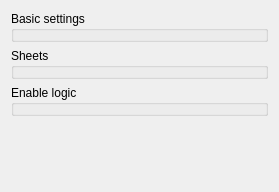
<?xml version="1.0" encoding="UTF-8"?>
<ui version="4.0">
 <class>Form</class>
 <widget class="QWidget" name="Form">
  <property name="geometry">
   <rect>
    <x>0</x>
    <y>0</y>
    <width>279</width>
    <height>192</height>
   </rect>
  </property>
  <property name="windowTitle">
   <string>Form</string>
  </property>
  <layout class="QVBoxLayout" name="verticalLayout">
   <item>
    <widget class="GroupBox" name="groupBox_2">
     <property name="title">
      <string>Basic settings</string>
     </property>
     <property name="template" stdset="0">
      <string>inspector-groupbox-room</string>
     </property>
    </widget>
   </item>
   <item>
    <widget class="GroupBox" name="groupBox">
     <property name="title">
      <string>Sheets</string>
     </property>
     <property name="template" stdset="0">
      <string>inspector-container-sheets</string>
     </property>
    </widget>
   </item>
   <item>
    <widget class="GroupBox" name="groupBox_3">
     <property name="title">
      <string>Enable logic</string>
     </property>
     <property name="template" stdset="0">
      <string>inspector-groupbox-enablelogic</string>
     </property>
    </widget>
   </item>
   <item>
    <spacer name="verticalSpacer">
     <property name="orientation">
      <enum>Qt::Vertical</enum>
     </property>
     <property name="sizeHint" stdset="0">
      <size>
       <width>20</width>
       <height>40</height>
      </size>
     </property>
    </spacer>
   </item>
  </layout>
 </widget>
 <customwidgets>
  <customwidget>
   <class>GroupBox</class>
   <extends>QGroupBox</extends>
   <header>wallaby.frontends.qt.widgets.containers.groupBox</header>
  </customwidget>
 </customwidgets>
 <resources/>
 <connections/>
</ui>
